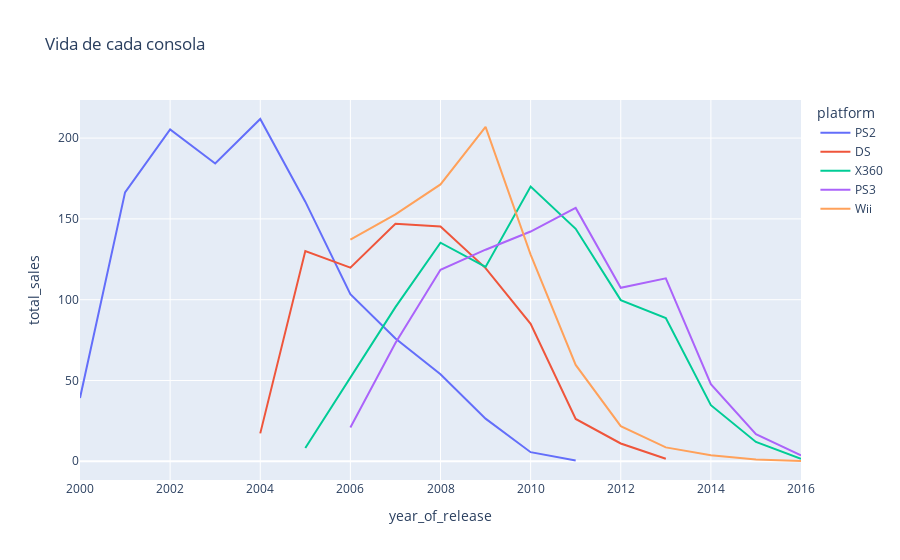

Write notebook code for a chart like this one.
### Code cell
#Graficamos las ventas por cada plataforma en un diagrama de lineas
fig1=px.line(platform_distrib,x='year_of_release',y='total_sales',color='platform', title='Vida de cada consola')
fig1.show()

### Figure 1 — Plotly figure (JSON) as saved in the notebook; plotly's stock layout.template omitted (floating-point values rounded to 4 significant figures)
{"data": [{"hovertemplate": "platform=PS2<br>year_of_release=%{x}<br>total_sales=%{y}<extra></extra>", "legendgroup": "PS2", "line": {"color": "#636efa", "dash": "solid"}, "marker": {"symbol": "circle"}, "mode": "lines", "name": "PS2", "orientation": "v", "showlegend": true, "type": "scatter", "x": [2000, 2001, 2002, 2003, 2004, 2005, 2006, 2007, 2008, 2009, 2010, 2011], "xaxis": "x", "y": [39.17, 166.4, 205.4, 184.3, 211.8, 160.7, 103.4, 75.99, 53.9, 26.4, 5.64, 0.45], "yaxis": "y"}, {"hovertemplate": "platform=DS<br>year_of_release=%{x}<br>total_sales=%{y}<extra></extra>", "legendgroup": "DS", "line": {"color": "#EF553B", "dash": "solid"}, "marker": {"symbol": "circle"}, "mode": "lines", "name": "DS", "orientation": "v", "showlegend": true, "type": "scatter", "x": [2004, 2005, 2006, 2007, 2008, 2009, 2010, 2011, 2012, 2013], "xaxis": "x", "y": [17.27, 130.1, 119.8, 146.9, 145.3, 119.5, 85.02, 26.18, 11.01, 1.54], "yaxis": "y"}, {"hovertemplate": "platform=X360<br>year_of_release=%{x}<br>total_sales=%{y}<extra></extra>", "legendgroup": "X360", "line": {"color": "#00cc96", "dash": "solid"}, "marker": {"symbol": "circle"}, "mode": "lines", "name": "X360", "orientation": "v", "showlegend": true, "type": "scatter", "x": [2005, 2006, 2007, 2008, 2009, 2010, 2011, 2012, 2013, 2014, 2015, 2016], "xaxis": "x", "y": [8.25, 51.62, 95.41, 135.3, 120.3, 170.0, 143.8, 99.74, 88.58, 34.74, 11.96, 1.52], "yaxis": "y"}, {"hovertemplate": "platform=PS3<br>year_of_release=%{x}<br>total_sales=%{y}<extra></extra>", "legendgroup": "PS3", "line": {"color": "#ab63fa", "dash": "solid"}, "marker": {"symbol": "circle"}, "mode": "lines", "name": "PS3", "orientation": "v", "showlegend": true, "type": "scatter", "x": [2006, 2007, 2008, 2009, 2010, 2011, 2012, 2013, 2014, 2015, 2016], "xaxis": "x", "y": [20.96, 73.19, 118.5, 130.9, 142.2, 156.8, 107.4, 113.2, 47.76, 16.82, 3.6], "yaxis": "y"}, {"hovertemplate": "platform=Wii<br>year_of_release=%{x}<br>total_sales=%{y}<extra></extra>", "legendgroup": "Wii", "line": {"color": "#FFA15A", "dash": "solid"}, "marker": {"symbol": "circle"}, "mode": "lines", "name": "Wii", "orientation": "v", "showlegend": true, "type": "scatter", "x": [2006, 2007, 2008, 2009, 2010, 2011, 2012, 2013, 2014, 2015, 2016], "xaxis": "x", "y": [137.2, 152.8, 171.3, 207.0, 128.0, 59.65, 21.71, 8.59, 3.75, 1.14, 0.18], "yaxis": "y"}], "layout": {"legend": {"title": {"text": "platform"}, "tracegroupgap": 0}, "title": {"text": "Vida de cada consola"}, "xaxis": {"anchor": "y", "domain": [0, 1], "title": {"text": "year_of_release"}}, "yaxis": {"anchor": "x", "domain": [0, 1], "title": {"text": "total_sales"}}}}
